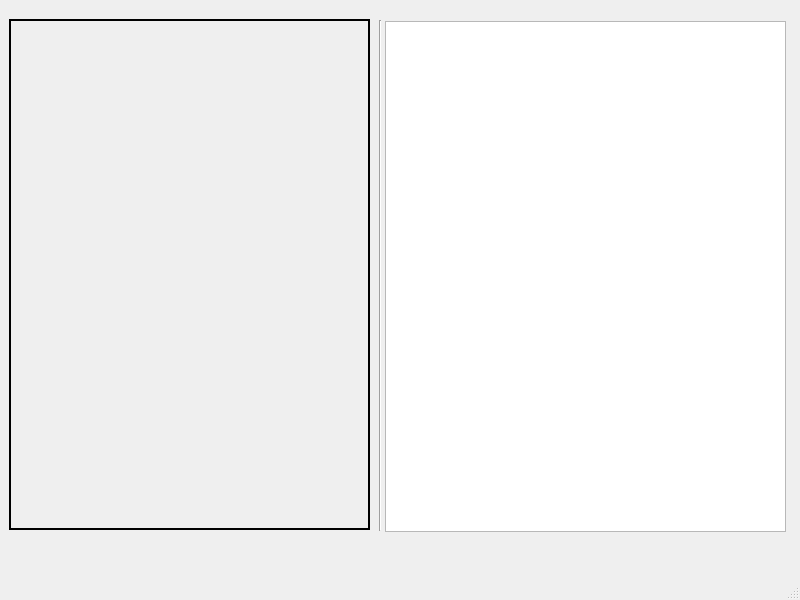
<?xml version="1.0" encoding="UTF-8"?>
<ui version="4.0">
 <class>MainWindow</class>
 <widget class="QMainWindow" name="MainWindow">
  <property name="geometry">
   <rect>
    <x>0</x>
    <y>0</y>
    <width>800</width>
    <height>600</height>
   </rect>
  </property>
  <property name="windowTitle">
   <string>MainWindow</string>
  </property>
  <widget class="QWidget" name="centralwidget">
   <widget class="QTextBrowser" name="textBrowser">
    <property name="geometry">
     <rect>
      <x>385</x>
      <y>21</y>
      <width>401</width>
      <height>511</height>
     </rect>
    </property>
    <property name="horizontalScrollBarPolicy">
     <enum>Qt::ScrollBarAlwaysOff</enum>
    </property>
   </widget>
   <widget class="Line" name="line">
    <property name="geometry">
     <rect>
      <x>370</x>
      <y>20</y>
      <width>20</width>
      <height>511</height>
     </rect>
    </property>
    <property name="orientation">
     <enum>Qt::Vertical</enum>
    </property>
   </widget>
   <widget class="QStackedWidget" name="stackedWidget">
    <property name="geometry">
     <rect>
      <x>9</x>
      <y>19</y>
      <width>361</width>
      <height>511</height>
     </rect>
    </property>
    <property name="sizePolicy">
     <sizepolicy hsizetype="Expanding" vsizetype="Expanding">
      <horstretch>0</horstretch>
      <verstretch>0</verstretch>
     </sizepolicy>
    </property>
    <property name="frameShape">
     <enum>QFrame::WinPanel</enum>
    </property>
    <property name="frameShadow">
     <enum>QFrame::Plain</enum>
    </property>
    <property name="currentIndex">
     <number>0</number>
    </property>
    <widget class="QWidget" name="page"/>
    <widget class="QWidget" name="page_2"/>
   </widget>
  </widget>
  <widget class="QMenuBar" name="menubar">
   <property name="geometry">
    <rect>
     <x>0</x>
     <y>0</y>
     <width>800</width>
     <height>24</height>
    </rect>
   </property>
  </widget>
  <widget class="QStatusBar" name="statusbar"/>
 </widget>
 <resources/>
 <connections/>
</ui>
